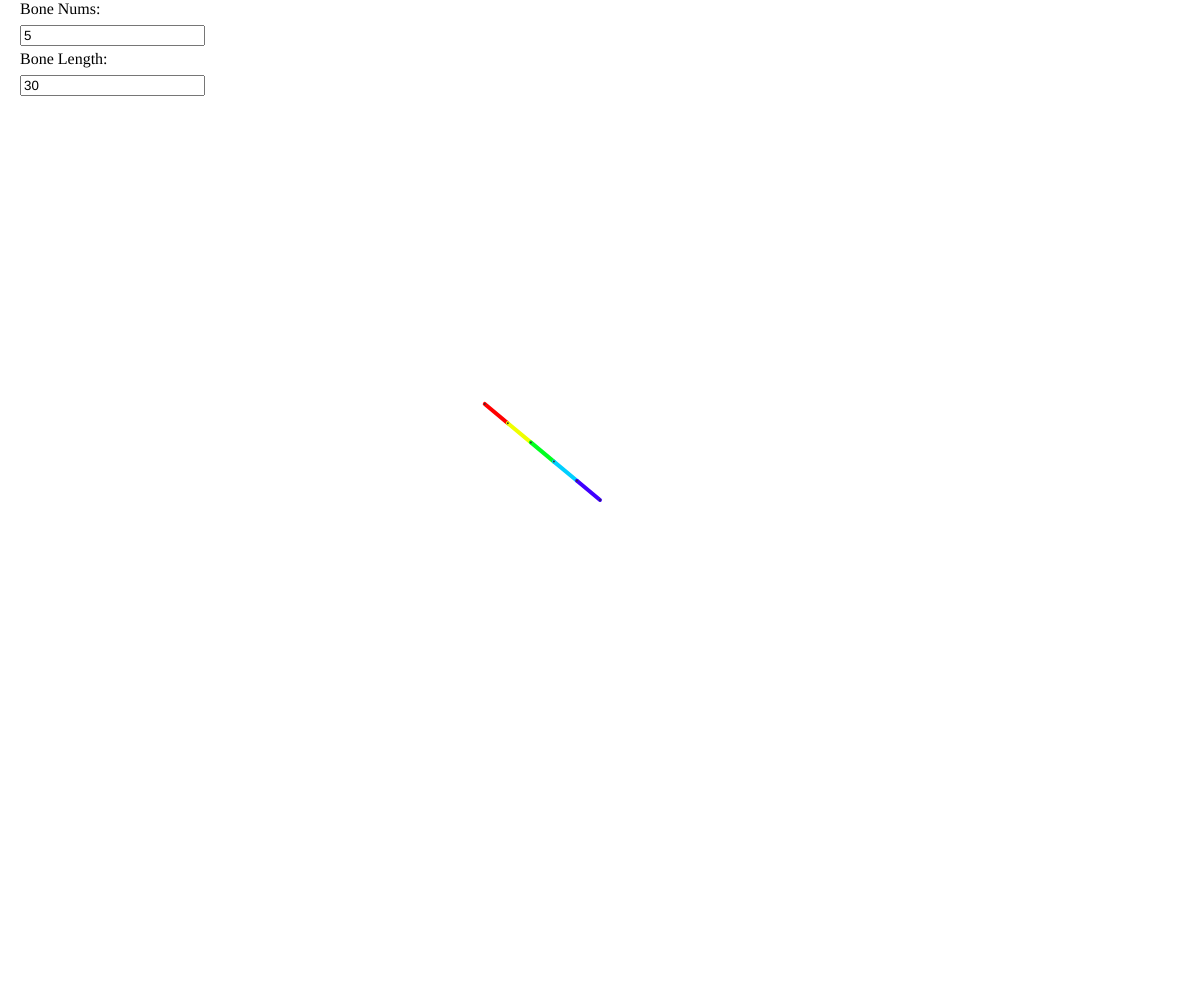
Frame 1 (no input)
Frame 60 (no input): identical to frame 1, image omitted
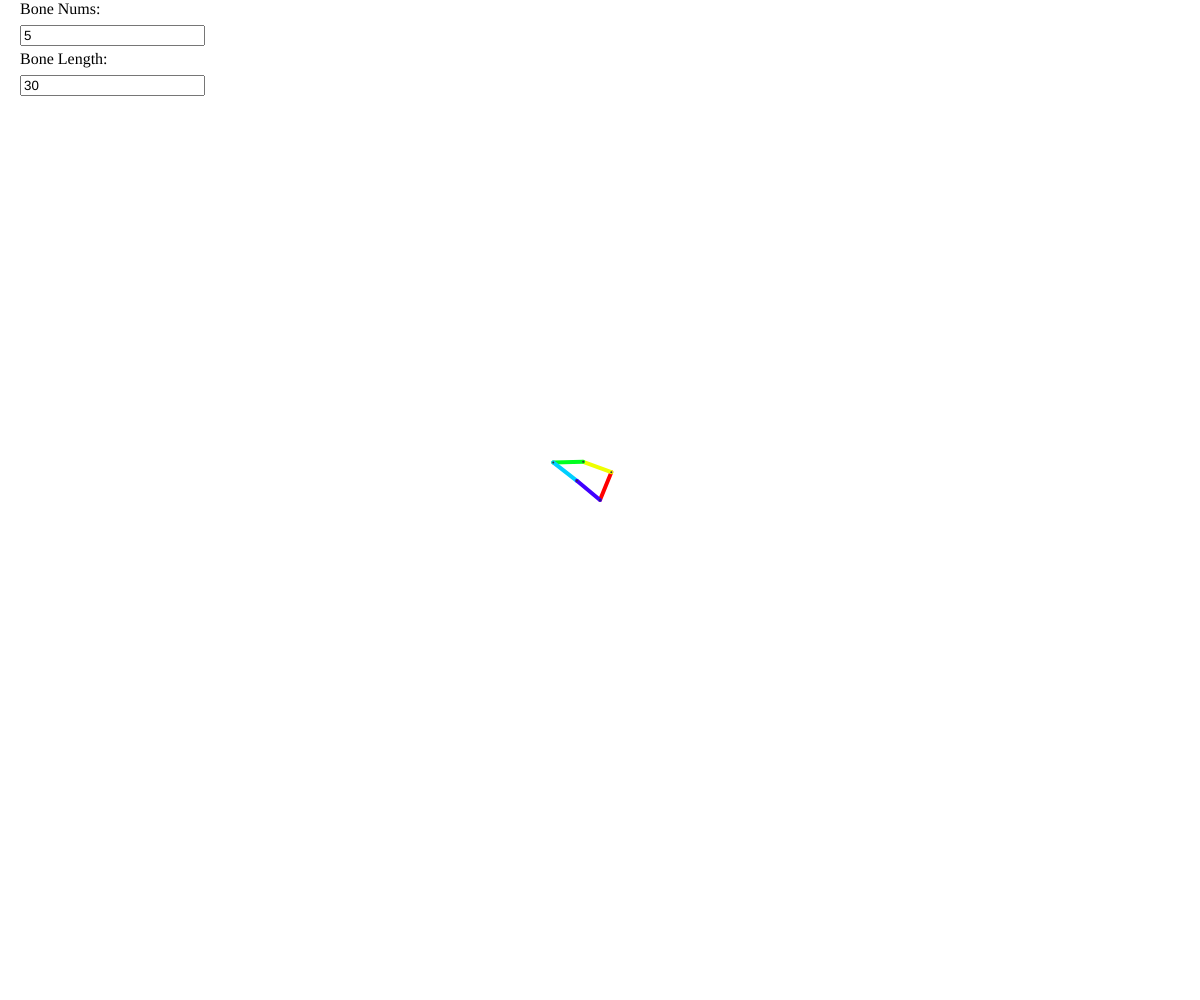
Frame 120 (the mouse pressed at the canvas centre since frame 60)

The p5.js sketch that drew these frames (run headless with seeded random() and noise() and a simulated clock; from frame 60 on, the mouse is pressed at the canvas centre):

// p5.js sketch
// ── sketch.js
let robotarm;
let numSegs = 5;
let segLen = 30;

let button;
let numInput;
let lenInput;

function setup() {
  createCanvas(windowWidth, windowHeight);
  // robotarm.addSegment(50, 0, 90);
  
  let numLabel = createDiv('Bone Nums:');
  numLabel.position(20, 0);
  
  numInput = createInput('5');
  numInput.position(20, 25);
  numInput.input(updateBones);

  let lengthLabel = createDiv('Bone Length:');
  lengthLabel.position(20, 50);
  
  lenInput = createInput('30');
  lenInput.position(20, 75);
  lenInput.input(updateLength);
  
  robotarm = new RobotArm(width / 2, height / 2, numSegs, segLen, 0);
}

function updateBones() {
  numSegs = int(this.value());
  robotarm = new RobotArm(width / 2, height / 2, numSegs, segLen, 0);
}

function updateLength() {
  segLen = int(this.value());
  robotarm = new RobotArm(width / 2, height / 2, numSegs, segLen, 0);
}

function draw() {
  background(255);

  robotarm.update();
  robotarm.show();
}
// ── robotarm.js
class RobotArm {
    constructor(x, y, numSegs, segLen, angle) {
        this.base = createVector(x, y);
        this.segs = [];
        this.segs[0] = new Segment(x, y, segLen, angle, 0);
        for (let i = 1; i < numSegs; i++) {
            this.addSegment(segLen, 0, i + 1);
        }
    }

    // add from root
    addSegment(len, angle) {
        let last = this.segs[this.segs.length - 1];
        let s = new Segment(0, 0, len, angle, this.segs.length);
        last.parent = s;
        this.segs.push(s);
        s.follow(last.from.x, last.from.y);
        return s;
    }

    update() {
        // change this.from
        for (let i = 0; i < this.segs.length; i++) {
            const seg = this.segs[i];
            seg.update();
            if (i === 0) {
                seg.follow(mouseX, mouseY);
            } else {
                const previous = this.segs[i - 1];
                seg.follow(previous.from.x, previous.from.y);
            }
        }

        const last = this.segs.length - 1;
        const s = this.segs[last];
      
        // fixed point
        s.from.x = this.base.x;
        s.from.y = this.base.y;
        s.update();
      
        for (let i = last - 1; i >= 0; i--) {
            const seg = this.segs[i];
            const next = this.segs[i + 1];
            seg.from.x = next.to.x;
            seg.from.y = next.to.y;
            seg.update();
        }
    }

    show() {
        this.segs.forEach(s => s.show());
    }
}
// ── segment.js
class Segment {
    constructor(x, y, len, angle, id) {
        this.from = createVector(x, y);
        this.len = len;
        this.angle = angle;
        this.id = id;
        this.parent = null;
        this.reCalculate();
    }

    createParent(len, angle, id) {
        let parent = new Segment(0, 0, len, angle, id);
        this.parent = parent;
        parent.follow(this.from.x, this.from.y);
        return parent;
    }

    reCalculate() {
        let dx = cos(this.angle) * this.len;
        let dy = sin(this.angle) * this.len;
        this.to = createVector(this.from.x + dx, this.from.y + dy);
    }

    follow(tx, ty) {
        let target = createVector(tx, ty);
        let dir = p5.Vector.sub(target, this.from);
        this.angle = dir.heading();
        dir.setMag(this.len);

        this.from = p5.Vector.sub(target, dir);
    }

    update() {
        this.reCalculate();
    }

    show() {
        colorMode(HSB);
        let clr = color(map(this.id, 0, numSegs - 1, 0, 255), 255, 255);
        colorMode(RGB);
        stroke(clr);
        strokeWeight(4);
        line(this.from.x, this.from.y, this.to.x, this.to.y);

        noStroke();
        fill(51);
        strokeWeight(2);
        ellipse(this.from.x, this.from.y, 2, 2);
        ellipse(this.to.x, this.to.y, 2, 2);
    }
}
